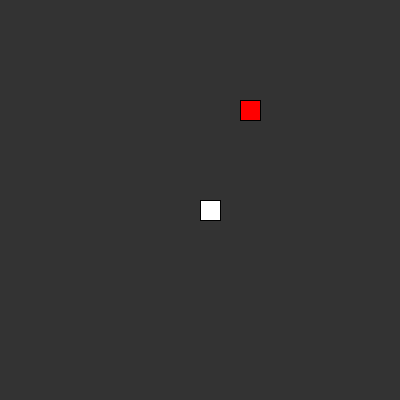
Frame 1 (no input)
Frame 60 (the mouse pressed at the canvas centre just before this capture): identical to frame 1, image omitted
Frame 120 (the mouse held since frame 60 and released just before this capture): identical to frame 1, image omitted

The Processing sketch that drew this single still picture (run headless with seeded random() and noise(); from frame 60 on, the mouse is pressed at the canvas centre):

// Processing sketch: sketch_PressTheApple
// ── sketch_PressTheApple.pde
int cols = 20;
int rows = 20;
int scl = 20;
Snake snake;
Apple apple;

void setup() {
  size(20 * 20, 20 * 20);
  snake = new Snake();
  apple = new Apple();
}

void draw() {
  background(51);

  snake.update();
  snake.show();

  if (snake.eat(apple)) {
    apple = new Apple();
  }

  apple.show();

  if (snake.endGame()) {
    background(255, 0, 0);
    noLoop();
  }
}

void keyPressed() {
  if (keyCode == UP) {
    snake.dir(0, -1);
  } else if (keyCode == DOWN) {
    snake.dir(0, 1);
  } else if (keyCode == RIGHT) {
    snake.dir(1, 0);
  } else if (keyCode == LEFT) {
    snake.dir(-1, 0);
  }
}

class Snake {
  ArrayList<PVector> tail = new ArrayList<PVector>();
  PVector pos;
  PVector vel;

  Snake() {
    pos = new PVector(cols / 2, rows / 2);
    vel = new PVector(0, 0);
    tail.add(pos.copy());
  }

  void update() {
    PVector next = pos.copy().add(vel);
    if (next.x >= 0 && next.x < cols && next.y >= 0 && next.y < rows) {
      pos.add(vel);
      for (int i = tail.size() - 1; i > 0; i--) {
        tail.set(i, tail.get(i - 1).copy());
      }
      if (tail.size() > 0) {
        tail.set(0, pos.copy());
      }
    } else {
      endGame();
    }
  }

  void show() {
    fill(255);
    for (PVector v : tail) {
      rect(v.x * scl, v.y * scl, scl, scl);
    }
  }

  boolean eat(Apple apple) {
    if (pos.equals(apple.pos)) {
      tail.add(new PVector(pos.x, pos.y));
      return true;
    }
    return false;
  }

  void dir(int x, int y) {
    vel.set(x, y);
  }

  boolean endGame() {
    for (int i = 1; i < tail.size(); i++) {
      PVector v = tail.get(i);
      if (pos.equals(v)) {
        return true;
      }
    }
    return false;
  }
}

class Apple {
  PVector pos;

  Apple() {
    pos = new PVector(floor(random(cols)), floor(random(rows)));
  }

  void show() {
    fill(255, 0, 0);
    rect(pos.x * scl, pos.y * scl, scl, scl);
  }
}
